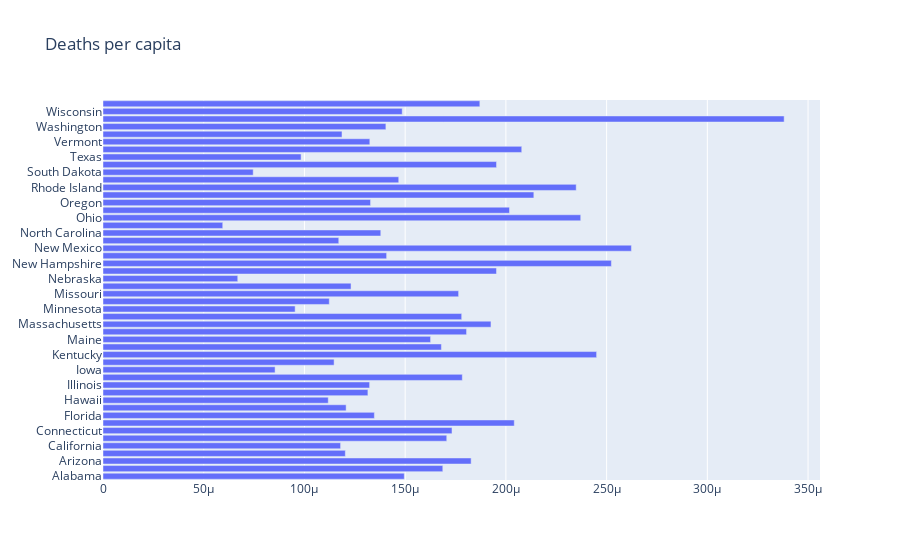
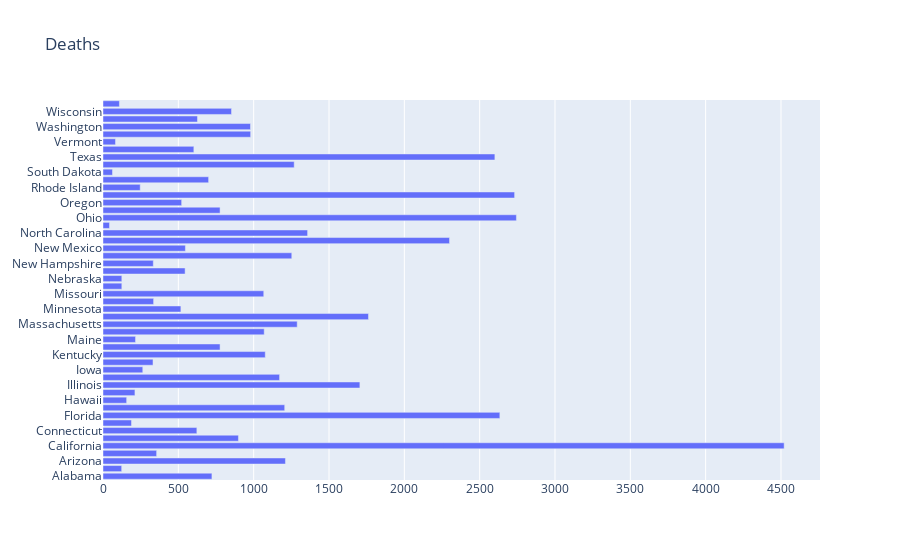

Notebook cell for these charts, in order:
### Code cell
states = overdoses['State'] 
death_per_capita = overdoses['Deaths Per Capita']
title = "Deaths per capita"
plot_graph(death_per_capita, states, title)


states = overdoses['State'] 
death_per_capita = overdoses['Deaths']
title = "Deaths"
plot_graph(death_per_capita, states, title)    

# plt.rcdefaults()
# fig, ax = plt.subplots()

# death_per_capita = overdoses['Deaths Per Capita']
# states = overdoses['State'] 
# y_pos = np.arange(len(overdoses['State']))
# error = np.random.rand(len(overdoses['State']))

# ax.barh(y_pos, death_per_capita, align='center')
# ax.set_yticks(y_pos)
# ax.invert_yaxis()  # labels read top-to-bottom
# ax.set_xlabel('States')
# ax.set_title('Deaths Per Capita')


# plt.show()

### Figure 1 — Plotly figure (JSON) as saved in the notebook; plotly's stock layout.template omitted (floating-point values rounded to 4 significant figures)
{"data": [{"orientation": "h", "type": "bar", "x": [0.0001496, 0.0001687, 0.0001827, 0.0001203, 0.0001179, 0.0001706, 0.0001732, 0.0002042, 0.0001347, 0.0001207, 0.0001118, 0.0001315, 0.0001324, 0.0001784, 8.543e-05, 0.0001147, 0.000245, 0.000168, 0.0001626, 0.0001805, 0.0001926, 0.0001781, 9.538e-05, 0.0001123, 0.0001765, 0.0001231, 6.69e-05, 0.0001953, 0.0002524, 0.0001408, 0.0002623, 0.000117, 0.0001379, 5.944e-05, 0.0002371, 0.0002018, 0.0001328, 0.0002139, 0.0002349, 0.0001468, 7.457e-05, 0.0001954, 9.834e-05, 0.0002079, 0.0001325, 0.0001186, 0.0001404, 0.0003381, 0.0001485, 0.0001871], "y": ["Alabama", "Alaska", "Arizona", "Arkansas", "California", "Colorado", "Connecticut", "Delaware", "Florida", "Georgia", "Hawaii", "Idaho", "Illinois", "Indiana", "Iowa", "Kansas", "Kentucky", "Louisiana", "Maine", "Maryland", "Massachusetts", "Michigan", "Minnesota", "Mississippi", "Missouri", "Montana", "Nebraska", "Nevada", "New Hampshire", "New Jersey", "New Mexico", "New York", "North Carolina", "North Dakota", "Ohio", "Oklahoma", "Oregon", "Pennsylvania", "Rhode Island", "South Carolina", "South Dakota", "Tennessee", "Texas", "Utah", "Vermont", "Virginia", "Washington", "West Virginia", "Wisconsin", "Wyoming"]}], "layout": {"title": {"text": "Deaths per capita"}}}

### Figure 2 — Plotly figure (JSON) as saved in the notebook; plotly's stock layout.template omitted (floating-point values rounded to 4 significant figures)
{"data": [{"orientation": "h", "type": "bar", "x": [723, 124, 1211, 356, 4521, 899, 623, 189, 2634, 1206, 157, 212, 1705, 1172, 264, 332, 1077, 777, 216, 1070, 1289, 1762, 517, 336, 1067, 125, 125, 545, 334, 1253, 547, 2300, 1358, 43, 2744, 777, 522, 2732, 247, 701, 63, 1269, 2601, 603, 83, 980, 979, 627, 853, 109], "y": ["Alabama", "Alaska", "Arizona", "Arkansas", "California", "Colorado", "Connecticut", "Delaware", "Florida", "Georgia", "Hawaii", "Idaho", "Illinois", "Indiana", "Iowa", "Kansas", "Kentucky", "Louisiana", "Maine", "Maryland", "Massachusetts", "Michigan", "Minnesota", "Mississippi", "Missouri", "Montana", "Nebraska", "Nevada", "New Hampshire", "New Jersey", "New Mexico", "New York", "North Carolina", "North Dakota", "Ohio", "Oklahoma", "Oregon", "Pennsylvania", "Rhode Island", "South Carolina", "South Dakota", "Tennessee", "Texas", "Utah", "Vermont", "Virginia", "Washington", "West Virginia", "Wisconsin", "Wyoming"]}], "layout": {"title": {"text": "Deaths"}}}
